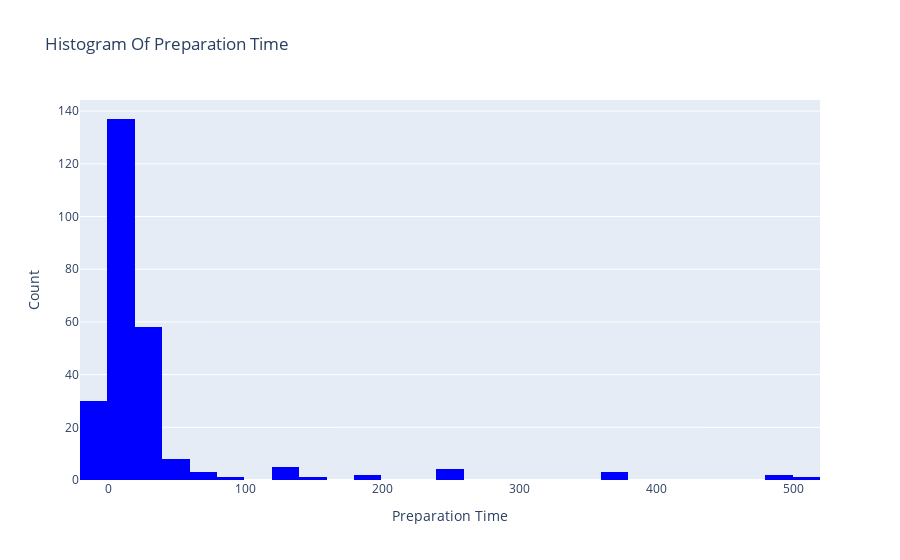

This figure's notebook cell:
### Markdown cell above
# Distrubution Of Preparation Time

### Code cell
trace1 = go.Histogram(x=data.prep_time,
                      marker=dict(color="blue"),
                     )

layout = go.Layout(title="Histogram Of Preparation Time",
                   xaxis=dict(title="Preparation Time"),
                   yaxis=dict(title="Count")
                  )

figure = go.Figure(data=trace1,layout=layout)
iplot(figure)

### Figure 1 — Plotly figure (JSON) as saved in the notebook; plotly's stock layout.template omitted (floating-point values rounded to 4 significant figures; data arrays with more than 128 entries replaced by an {"elided": "..."} marker saying what was removed)
{"data": [{"marker": {"color": "blue"}, "type": "histogram", "x": {"elided": "255 int values"}}], "layout": {"title": {"text": "Histogram Of Preparation Time"}, "xaxis": {"title": {"text": "Preparation Time"}}, "yaxis": {"title": {"text": "Count"}}}}
